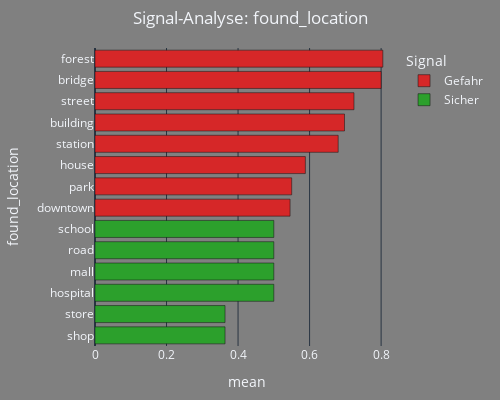

Notebook cell for this chart:
### Code cell
# 2. Geografische Signale (Top 15 Locations)
df_TEMP_LOC = df_Cleaning.copy()
df_TEMP_LOC['found_location'] = df_TEMP_LOC['cleaned_text'].apply(get_hit_location)
print('Signal-Stärke der Locations')
print(f"🌍 Analyse der geografischen Signale (aus Text)")
plot_feature_signal_ratio(df_TEMP_LOC[df_TEMP_LOC['found_location'].notna()],feature_col='found_location',top_n=15)
del df_TEMP_LOC

### Figure 1 — Plotly figure (JSON) as saved in the notebook; plotly's stock layout.template omitted (floating-point values rounded to 4 significant figures)
{"data": [{"hovertemplate": "Signal=Gefahr<br>mean=%{x}<br>found_location=%{y}<extra></extra>", "legendgroup": "Gefahr", "marker": {"color": "#d62728", "pattern": {"shape": ""}}, "name": "Gefahr", "orientation": "h", "showlegend": true, "textposition": "auto", "x": [0.8049, 0.8, 0.7241, 0.6977, 0.68, 0.5882, 0.55, 0.5455], "xaxis": "x", "y": ["forest", "bridge", "street", "building", "station", "house", "park", "downtown"], "yaxis": "y", "type": "bar"}, {"hovertemplate": "Signal=Sicher<br>mean=%{x}<br>found_location=%{y}<extra></extra>", "legendgroup": "Sicher", "marker": {"color": "#2ca02c", "pattern": {"shape": ""}}, "name": "Sicher", "orientation": "h", "showlegend": true, "textposition": "auto", "x": [0.5, 0.5, 0.5, 0.5, 0.3636, 0.3636], "xaxis": "x", "y": ["hospital", "mall", "road", "school", "shop", "store"], "yaxis": "y", "type": "bar"}], "layout": {"xaxis": {"anchor": "y", "domain": [0.0, 1.0], "title": {"text": "mean"}}, "yaxis": {"anchor": "x", "domain": [0.0, 1.0], "title": {"text": "found_location"}, "categoryorder": "total ascending"}, "legend": {"title": {"text": "Signal"}, "tracegroupgap": 0}, "title": {"text": "Signal-Analyse: found_location", "x": 0.5}, "barmode": "relative", "margin": {"l": 75, "r": 25, "t": 48, "b": 32}, "width": 500, "height": 400, "paper_bgcolor": "#808080", "plot_bgcolor": "#808080"}}
